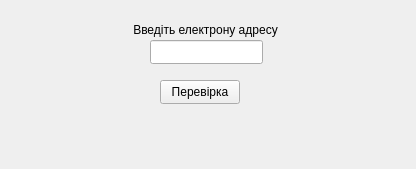
<?xml version="1.0" encoding="UTF-8"?>
<ui version="4.0">
 <class>MainWindow</class>
 <widget class="QMainWindow" name="MainWindow">
  <property name="geometry">
   <rect>
    <x>0</x>
    <y>0</y>
    <width>416</width>
    <height>169</height>
   </rect>
  </property>
  <property name="windowTitle">
   <string>MainWindow</string>
  </property>
  <widget class="QWidget" name="centralwidget">
   <widget class="QLineEdit" name="emailLineEdit">
    <property name="geometry">
     <rect>
      <x>150</x>
      <y>40</y>
      <width>113</width>
      <height>24</height>
     </rect>
    </property>
   </widget>
   <widget class="QLabel" name="resultLabel">
    <property name="geometry">
     <rect>
      <x>60</x>
      <y>120</y>
      <width>291</width>
      <height>16</height>
     </rect>
    </property>
    <property name="text">
     <string/>
    </property>
   </widget>
   <widget class="QPushButton" name="checkButton">
    <property name="geometry">
     <rect>
      <x>160</x>
      <y>80</y>
      <width>80</width>
      <height>24</height>
     </rect>
    </property>
    <property name="text">
     <string>Перевірка</string>
    </property>
   </widget>
   <widget class="QLabel" name="label">
    <property name="geometry">
     <rect>
      <x>130</x>
      <y>20</y>
      <width>151</width>
      <height>20</height>
     </rect>
    </property>
    <property name="text">
     <string>Введіть електрону адресу</string>
    </property>
    <property name="alignment">
     <set>Qt::AlignCenter</set>
    </property>
   </widget>
  </widget>
 </widget>
 <resources/>
 <connections/>
</ui>
